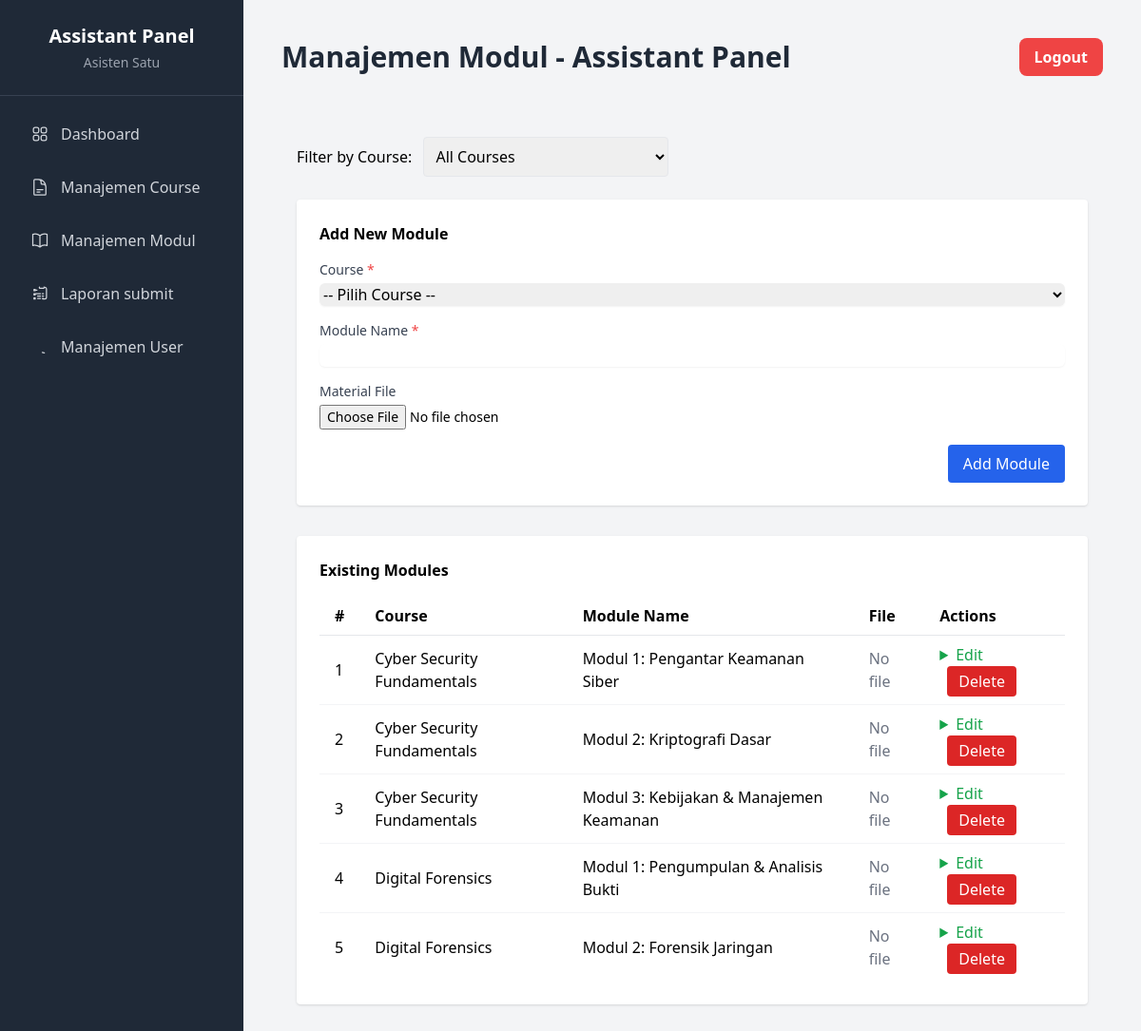
Screenshot of /asisten/manajemen_modul.php (signed in) with the database file from the repository.
### tables this page shows
CREATE TABLE `modul` (
  `id` int(11) NOT NULL AUTO_INCREMENT,
  `id_praktikum` int(11) NOT NULL,
  `nama_modul` varchar(255) NOT NULL,
  `nama_file_materi` varchar(255) DEFAULT NULL,
  `path_file_materi` varchar(255) DEFAULT NULL,
  PRIMARY KEY (`id`),
  FOREIGN KEY (`id_praktikum`) REFERENCES `mata_praktikum`(`id`) ON DELETE CASCADE
);

CREATE TABLE `mata_praktikum` (
  `id` int(11) NOT NULL AUTO_INCREMENT,
  `nama_praktikum` varchar(255) NOT NULL,
  `deskripsi` text DEFAULT NULL,
  PRIMARY KEY (`id`)
);

### asisten/manajemen_modul.php (the view, shortened to what this page needs)
<?php
$pageTitle   = 'Manajemen Modul - Assistant Panel';
require_once '../config.php';
require_once 'templates/header.php';
$filter_id = isset($_GET['course_id']) ? (int)$_GET['course_id'] : 0;
if ($filter_id > 0) {
    $stmt = $conn->prepare("SELECT m.*, mp.nama_praktikum FROM modul m JOIN mata_praktikum mp ON m.id_praktikum=mp.id WHERE m.id_praktikum=? ORDER BY m.id");
    $stmt->bind_param("i", $filter_id);
} else {
    $stmt = $conn->prepare("SELECT m.*, mp.nama_praktikum FROM modul m JOIN mata_praktikum mp ON m.id_praktikum=mp.id ORDER BY mp.nama_praktikum, m.id");
}
$stmt->execute();
$mods = $stmt->get_result()->fetch_all(MYSQLI_ASSOC);
?>
<div class="container mx-auto px-4 py-8">
    <form method="get" class="mb-6">
        <label class="mr-2">Filter by Course:</label>
        <select name="course_id" onchange="this.form.submit()" class="border p-2 rounded">
            <option value="">All Courses</option>
        </select>
    </form>
    <div class="bg-white p-6 rounded shadow mb-8">
        <h2 class="font-semibold mb-4">Add New Module</h2>
        <form action="manajemen_modul.php?course_id=<?= $filter_id ?>" method="post" enctype="multipart/form-data" class="space-y-4">
            <div>
                <label for="id_praktikum" class="block text-sm font-medium text-gray-700">Course <span class="text-red-500">*</span></label>
                <select name="id_praktikum" id="id_praktikum" required class="mt-1 block w-full border-gray-300 rounded-md shadow-sm">
                    <option value="">-- Pilih Course --</option>
                </select>
            </div>
            <div>
                <label for="nama_modul" class="block text-sm font-medium text-gray-700">Module Name <span class="text-red-500">*</span></label>
                <input type="text" name="nama_modul" id="nama_modul" required class="mt-1 block w-full border-gray-300 rounded-md shadow-sm">
            </div>
            <div>
                <label for="file_materi" class="block text-sm font-medium text-gray-700">Material File</label>
                <input type="file" name="file_materi" id="file_materi" class="mt-1 block w-full text-sm">
            </div>
            <div class="text-right">
                <button type="submit" name="tambah_modul" class="px-4 py-2 bg-blue-600 text-white rounded hover:bg-blue-700">Add Module</button>
            </div>
        </form>
    </div>
    <div class="bg-white p-6 rounded shadow">
        <h2 class="font-semibold mb-4">Existing Modules</h2>
        <?php if (empty($mods)): ?>
            <p class="text-gray-500">No modules found.</p>
        <?php else: ?>
            <table class="min-w-full divide-y divide-gray-200">
                <thead>
                    <tr>
                        <th class="px-4 py-2 text-left">#</th>
                        <th class="px-4 py-2 text-left">Course</th>
                        <th class="px-4 py-2 text-left">Module Name</th>
                        <th class="px-4 py-2 text-left">File</th>
                        <th class="px-4 py-2 text-left">Actions</th>
                    </tr>
                </thead>
                <tbody class="bg-white divide-y divide-gray-100">
                    <?php foreach ($mods as $index => $m): ?>
                    <tr>
                        <td class="px-4 py-2"><?= $index+1 ?></td>
                        <td class="px-4 py-2"><?= htmlspecialchars($m['nama_praktikum']) ?></td>
                        <td class="px-4 py-2"><?= htmlspecialchars($m['nama_modul']) ?></td>
                        <td class="px-4 py-2">
                            <?php if ($m['path_file_materi']): ?>
                                <a href="../<?= $m['path_file_materi'] ?>" target="_blank" class="text-blue-600 hover:underline"><?= htmlspecialchars($m['nama_file_materi']) ?></a>
                            <?php else: ?>
                                <span class="text-gray-500">No file</span>
                            <?php endif; ?>
                        </td>
                        <td class="px-4 py-2 space-x-2">
                            <details class="inline-block">
                                <summary class="cursor-pointer text-green-600 hover:underline">Edit</summary>
                            </details>
                            <form action="manajemen_modul.php?course_id=<?= $filter_id ?>" method="post" class="inline-block" onsubmit="return confirm('Are you sure to delete this module?');">
                                <button type="submit" name="hapus_modul" class="px-3 py-1 bg-red-600 text-white rounded hover:bg-red-700">Delete</button>
                            </form>
                        </td>
                    </tr>
                    <?php endforeach; ?>
                </tbody>
            </table>
        <?php endif; ?>
    </div>
</div>
<?php
require_once 'templates/footer.php';
?>

### asisten/templates/header.php (shortened to what this page needs)
<!DOCTYPE html>
<html lang="en">
<head>
    <script src="https://cdn.tailwindcss.com"></script>
</head>
<body class="bg-gray-100">
<div class="flex h-screen">
    <aside class="w-64 bg-gray-800 text-white flex flex-col">
        <div class="p-6 text-center border-b border-gray-700">
            <h3 class="text-xl font-bold">Assistant Panel</h3>
            <p class="text-sm text-gray-400 mt-1"><?php echo htmlspecialchars($_SESSION['nama']); ?></p>
        </div>
        <nav class="flex-grow">
            <ul class="space-y-2 p-4">
                <?php
                    $activeClass = 'bg-gray-900 text-white';
                    $inactiveClass = 'text-gray-300 hover:bg-gray-700 hover:text-white';
                ?>
                <li>
                    <a href="dashboard.php" class="<?php echo ($activePage == 'dashboard') ? $activeClass : $inactiveClass; ?> flex items-center px-4 py-3 rounded-md transition-colors duration-200">
                        <span>Dashboard</span>
                    </a>
                </li>
                <li>
                    <a href="manajemen_course.php" class="<?php echo ($activePage == 'manage_courses') ? $activeClass : $inactiveClass; ?> flex items-center px-4 py-3 rounded-md transition-colors duration-200">
                        <span>Manajemen Course</span>
                    </a>
                </li>
                 <li>
                    <a href="manajemen_modul.php" class="<?php echo (isset($activePage) && $activePage == 'manage_modules') ? $activeClass : $inactiveClass; ?> flex items-center px-4 py-3 rounded-md transition-colors duration-200">
                        <span>Manajemen Modul</span>
                    </a>
                </li>
                <li>
                    <a href="submitted_reports.php" class="<?php echo (isset($activePage) && $activePage == 'laporan') ? $activeClass : $inactiveClass; ?> flex items-center px-4 py-3 rounded-md transition-colors duration-200">
                        <span>Laporan submit</span>
                    </a>
                </li>
                 <li>
                    <a href="manajemen_user.php" class="<?php echo (isset($activePage) && $activePage == 'manage_users') ? $activeClass : $inactiveClass; ?> flex items-center px-4 py-3 rounded-md transition-colors duration-200">
                        <span>Manajemen User</span>
                    </a>
                </li>
            </ul>
        </nav>
    </aside>
    <main class="flex-1 p-6 lg:p-10 overflow-y-auto">
        <header class="flex items-center justify-between mb-8">
            <h1 class="text-3xl font-bold text-gray-800"><?php echo $pageTitle ?? 'Dashboard'; ?></h1>
            <a href="../logout.php" class="bg-red-500 hover:bg-red-600 text-white font-bold py-2 px-4 rounded-lg transition-colors duration-300">
                Logout
            </a>
        </header>

### asisten/templates/footer.php
</main>
</div>
</body>
</html>

### rows the page displays
modul: id_praktikum.nama_praktikum "Cyber Security Fundamentals", nama_modul "Modul 1: Pengantar Keamanan Siber", shows "No file"
modul: id_praktikum.nama_praktikum "Cyber Security Fundamentals", nama_modul "Modul 2: Kriptografi Dasar", shows "No file"
modul: id_praktikum.nama_praktikum "Cyber Security Fundamentals", nama_modul "Modul 3: Kebijakan & Manajemen Keamanan", shows "No file"
modul: id_praktikum.nama_praktikum "Digital Forensics", nama_modul "Modul 1: Pengumpulan & Analisis Bukti", shows "No file"
modul: id_praktikum.nama_praktikum "Digital Forensics", nama_modul "Modul 2: Forensik Jaringan", shows "No file"

### other values shown
$_SESSION['nama'] "Asisten Satu"
$pageTitle "Manajemen Modul - Assistant Panel"
